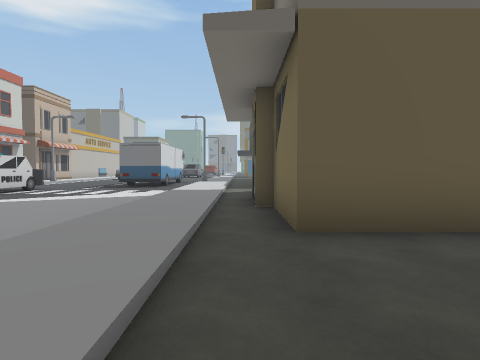
[1] (above)

24 first-person views from a walk through a Unity game level. The camera is 1.4 m above the floor, tilts 2° down and sees 75° across. The floor is counted in squares, 2 m on a side. Each view is taken from the middle of a square. On the plan, view 1 faces up. The plan holds only what a view shows up to about 10 squares ahead; the rest is blank. The place goes on beyond the plan. The player character is not drawn.

[2]
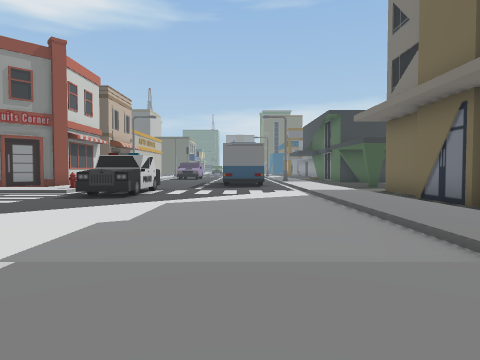

[3]
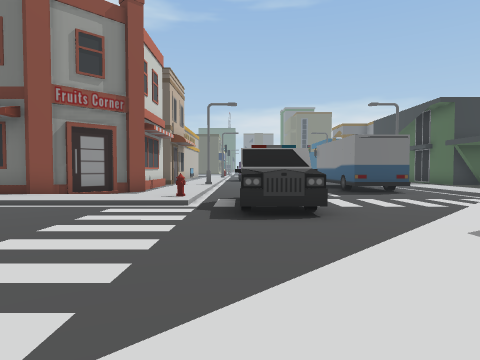

[4]
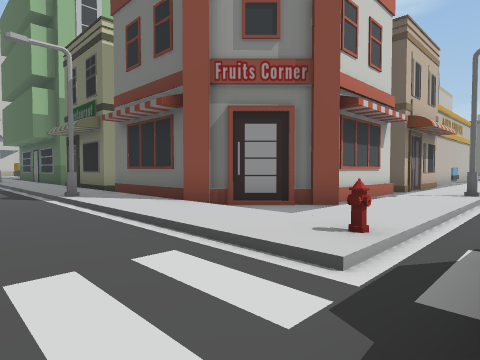

[5]
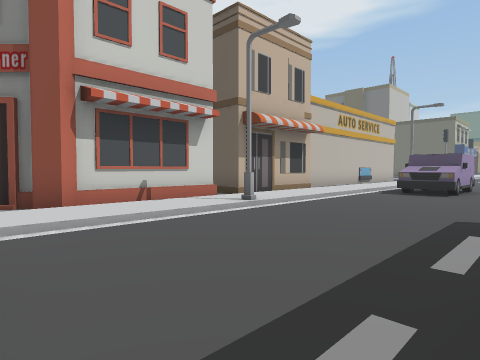

[6]
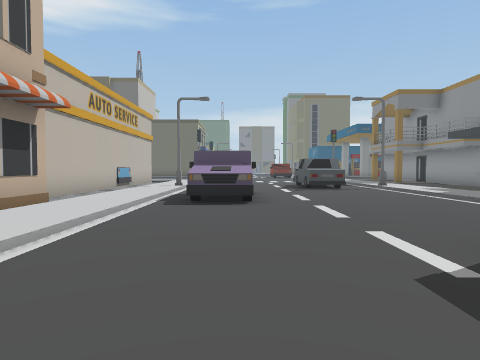

[7]
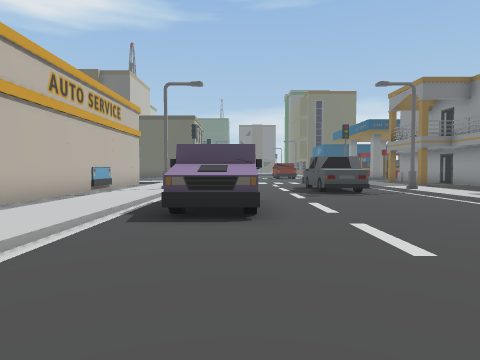

[8]
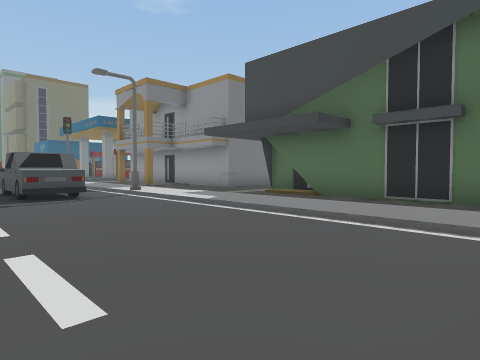

[9]
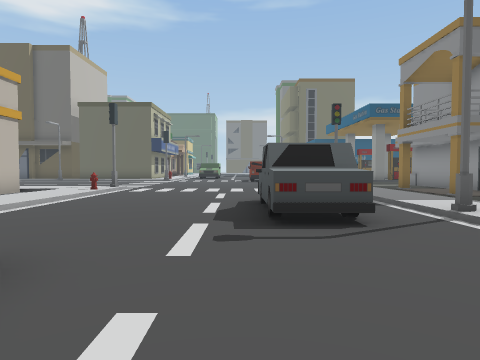

[10]
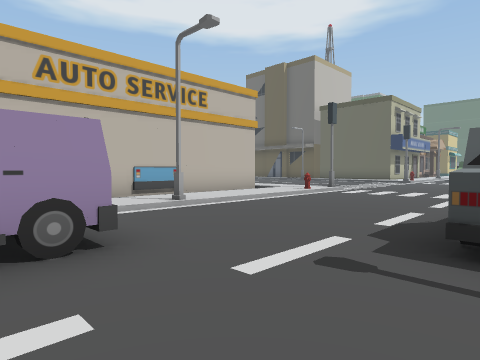

[11]
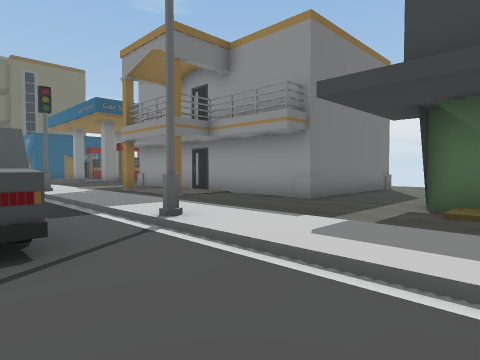

[12]
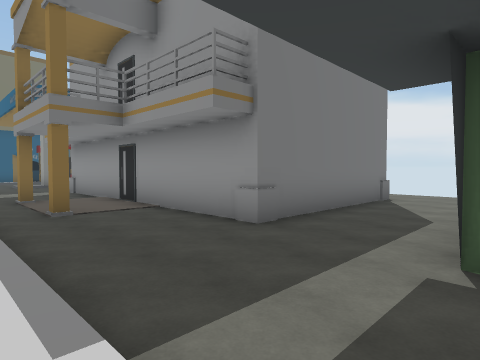

[13]
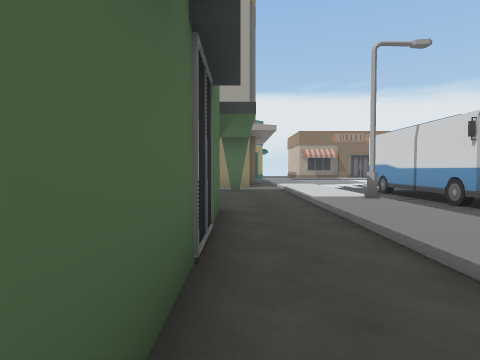

[14]
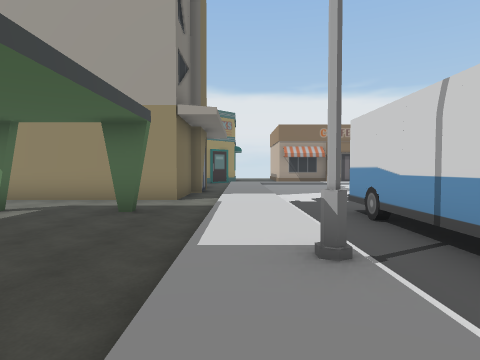

[15]
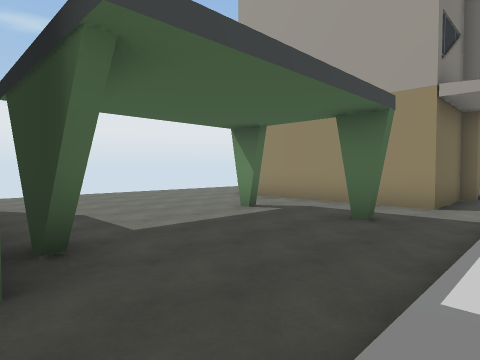

[16]
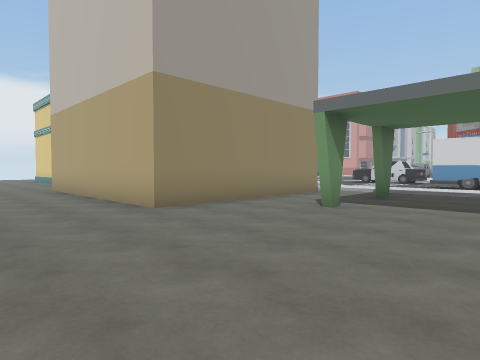

[17]
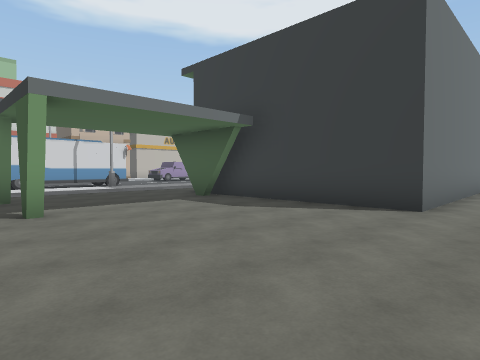

[18]
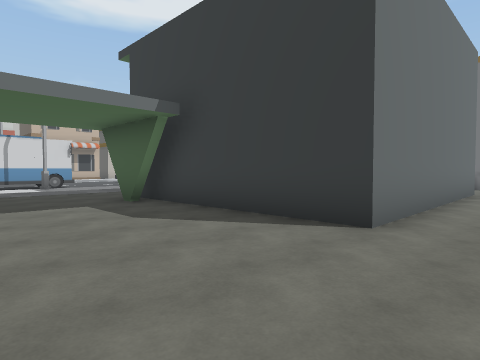

[19]
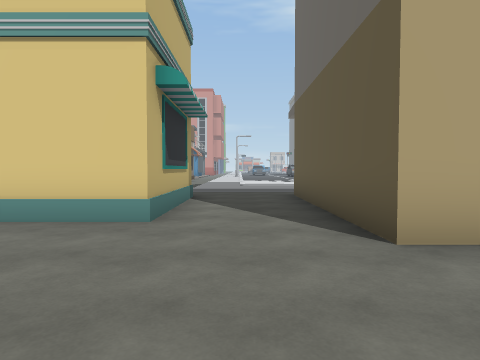

[20]
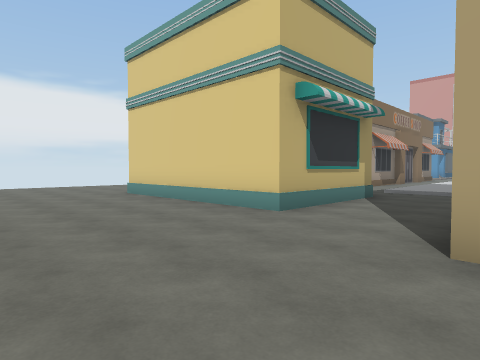

[21]
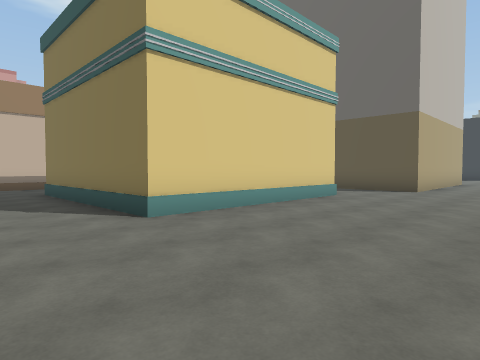

[22]
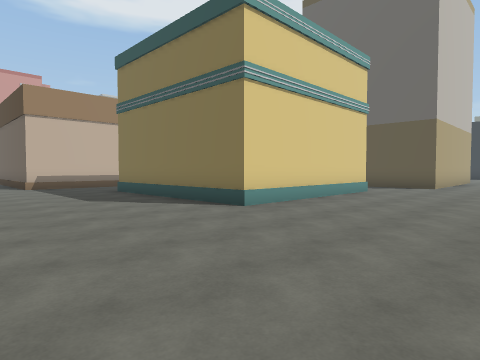

[23]
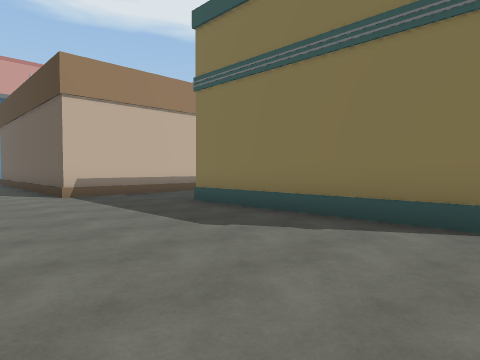

[24]
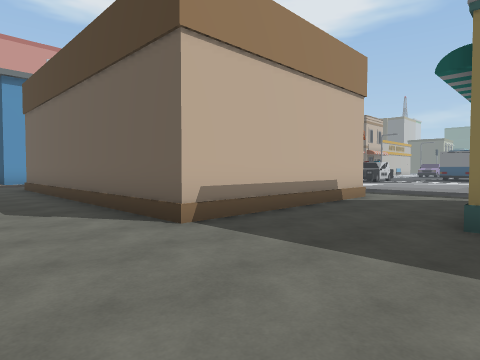

### Floor plan
Key: @ floor where view 1 was taken; # wall or solid block; x gap in a wall; . main floor; : floor 0.25 m higher than the main floor; / step, stairs or slope; = window, fence, low wall or low ledge; ^ raised ledge; C car; B building; H hydrant; U bus; S streetlight; T truck; O other object.
Columns run from 18 left of view 1 to 9 right of it. Each row starts with its distance up from view 1.
 32           ...    :...#
 31       :::/....  /:...#
 30       B :O....  /:...#
 29       B :/....  /:#..#
 28       B :/....C./:...#
 27       T :/....C./:...#
 26       T.:S....C.S:...#####..
 25       B.:/....C./:..........
 24       B.:/....../:........
 23       B.:/ O..../:..#    #.
 22       B.:/ O..../:..#    #.
 21        .:/OO..../:..#    #.
 20        #:/....../:..#    #.
 19        #:/....../:..#    #.
 18       ##:/....../:..#    #.
 17       #.:/....../:..######..
 16       x.:S.... US:..##......
 15       =.:S.... US:..........
 14       =.:/.... U/:..........
 13 B      #:/....UU/:..........
 12 B     #.:/....U./:.#..#.....
 11 B ####..:/....../:..........
 10 :::::::::H C..../:.BBBBBB..
  9 //SS//////CC..../:.B    B..
  8 ..........CC..../:.B    B..
  7       ........../:.B    B..
  6        ........./:.B    B..
  5         ......../:.B    B..
  4          ......./:.BBBBBB...
  3           ....../:..........
  2             /////:..........
  1              :::::..........
  0               ....@#===^....
 -1                ...     #...
 -2               #...     #...
 -3               #...     #....
 -4               #...=====^....
 -5               #.............
 -6       #########.............
 -7       ......................
 -8         ....................
 -9               ..............

Where each view was taken, in squares from view 1:
view 1: 0 up, 0 right, facing up
view 2: 0 up, 4 left, facing up
view 3: 3 up, 8 left, facing up
view 4: 7 up, 8 left, facing up-left
view 5: 11 up, 5 left, facing up-left
view 6: 14 up, 7 left, facing up
view 7: 16 up, 7 left, facing up
view 8: 17 up, 6 left, facing up-right
view 9: 21 up, 5 left, facing up
view 10: 22 up, 4 left, facing up-left
view 11: 22 up, 4 left, facing up-right
view 12: 23 up, 1 left, facing up-right
view 13: 22 up, 1 right, facing down
view 14: 18 up, 1 left, facing down
view 15: 17 up, 1 left, facing down-right
view 16: 15 up, 9 right, facing down-left
view 17: 11 up, 9 right, facing up-left
view 18: 13 up, 9 right, facing up-left
view 19: 2 up, 9 right, facing left
view 20: 4 up, 9 right, facing down-left
view 21: 7 down, 9 right, facing up-left
view 22: 9 down, 9 right, facing up-left
view 23: 9 down, 5 right, facing up-left
view 24: 9 down, 0 right, facing up-left
